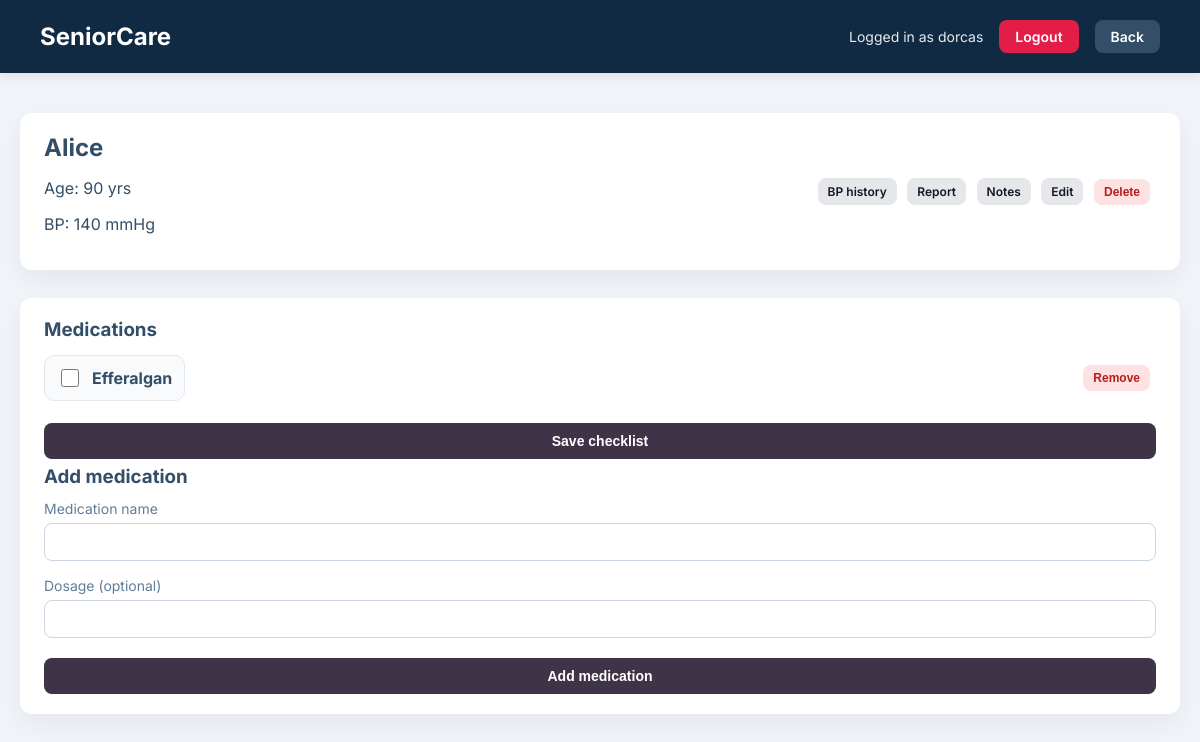
Page /residents/4/medications (signed in) on the earlier database version.
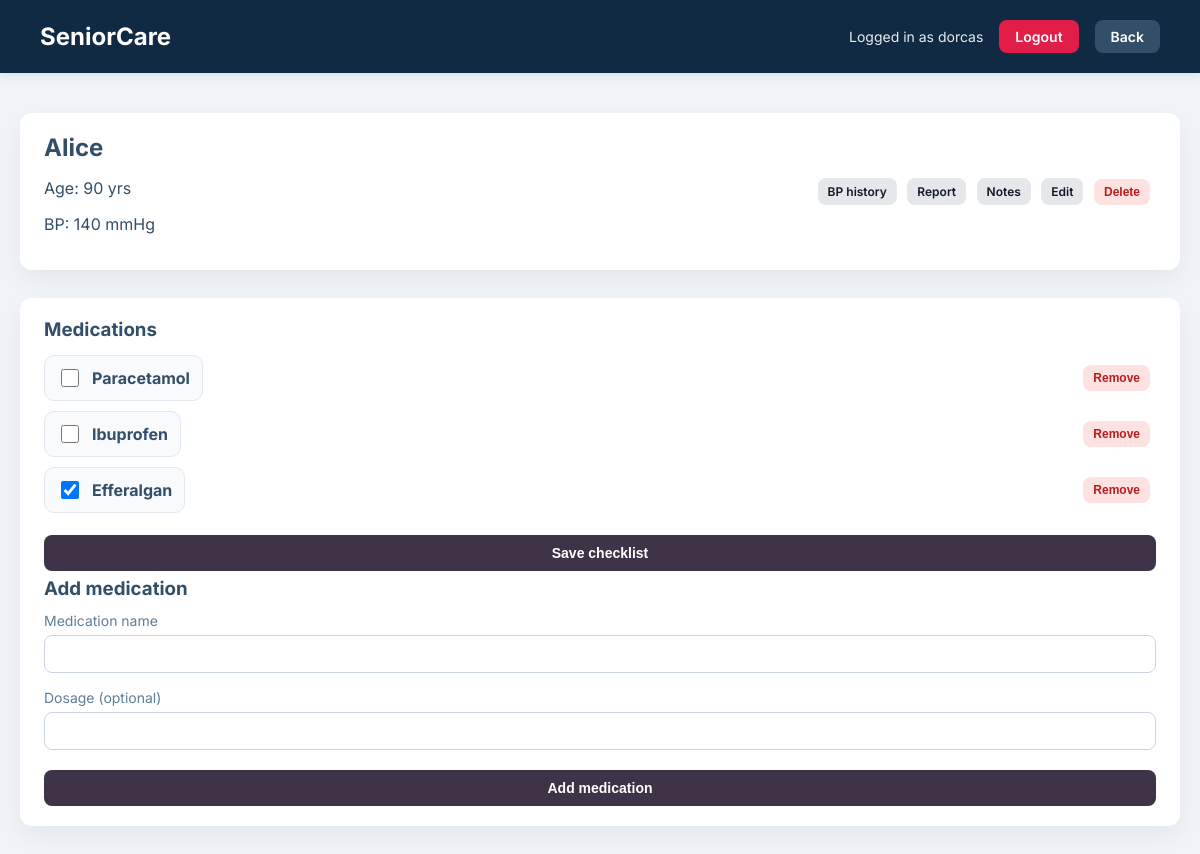
Same page on the later database version.
### tables this page shows
CREATE TABLE medications (
            id INTEGER PRIMARY KEY AUTOINCREMENT,
            resident_id INTEGER NOT NULL,
            name TEXT NOT NULL,
            dosage TEXT,
            created_at TEXT DEFAULT CURRENT_TIMESTAMP,
            FOREIGN KEY (resident_id) REFERENCES residents (id) ON DELETE CASCADE
        );

CREATE TABLE medication_logs (
            id INTEGER PRIMARY KEY AUTOINCREMENT,
            medication_id INTEGER NOT NULL,
            given_date TEXT NOT NULL,
            given_by TEXT,
            given_at TEXT DEFAULT CURRENT_TIMESTAMP,
            FOREIGN KEY (medication_id) REFERENCES medications (id) ON DELETE CASCADE,
            UNIQUE (medication_id, given_date)
        );

### care.py (the view, shortened to what this page needs)
@app.route("/residents/<int:resident_id>/medications", methods=["GET", "POST"])
@login_required
def resident_medications(resident_id):
    db = get_db_connection()
    resident = db.execute(
        "SELECT * FROM residents WHERE id = ?", (resident_id,)
    ).fetchone()
    if not resident:
        db.close()
        flash("Patient not found.", "error")
        return redirect(url_for("home"))
    today = date.today().isoformat()
    medications = db.execute(
        "SELECT id, name, dosage FROM medications WHERE resident_id = ? ORDER BY created_at DESC",
        (resident_id,),
    ).fetchall()
    given_medication_ids = set()
    if medications:
        given_rows = db.execute(
            """
            SELECT ml.medication_id
            FROM medication_logs ml
            INNER JOIN medications m ON m.id = ml.medication_id
            WHERE m.resident_id = ? AND ml.given_date = ?
            """,
            (resident_id, today),
        ).fetchall()
        given_medication_ids = {row["medication_id"] for row in given_rows}
    db.close()
    return render_template(
        "medications_page.html",
        resident=resident,
        medications=medications,
        given_medication_ids=given_medication_ids,
        today=today,
        username=session.get("username"),
    )

### care.py (called while the page is built)
def get_db_connection():
    conn = sqlite3.connect("Seniorcare.db")
    conn.row_factory = sqlite3.Row
    return conn

def login_required(view):
    @wraps(view)
    def wrapped_view(**kwargs):
        if "user_id" not in session:
            return redirect(url_for("login"))
        return view(**kwargs)
    return wrapped_view

### templates/medications_page.html (shortened to what the changed rows need)
<!DOCTYPE html>
<html lang="en">
<head>
    <link rel="stylesheet" href="{{ url_for('static', filename='style.css') }}">
</head>
<body>
    <div class="header">
        <h1>SeniorCare</h1>
        <div class="header-right">
            {% if username %}
                <span class="user-info">Logged in as {{ username }}</span>
                <a href="{{ url_for('logout') }}" class="btn-logout">Logout</a>
            {% endif %}
            <a href="{{ url_for('home') }}" class="btn-logout" style="background-color:#334e68;">Back</a>
        </div>
    </div>
    <div class="container">
        <div class="card patient-header">
            <div class="patient-main">
                <h2>{{ resident['name'] }}</h2>
            </div>
        </div>
        <div class="medications-section">
            <form method="post" class="med-check-form">
                {% if medications %}
                    <div class="med-list">
                        {% for med in medications %}
                            <div class="med-row">
                                <label class="med-item">
                                    <input
                                        type="checkbox"
                                        name="given_ids"
                                        value="{{ med['id'] }}"
                                        {% if med['id'] in given_medication_ids %}checked{% endif %}
                                    >
                                    <span class="med-text">
                                        <strong>{{ med['name'] }}</strong>
                                    </span>
                                </label>
                                <form method="post" action="{{ url_for('delete_medication', resident_id=resident['id'], medication_id=med['id']) }}" onsubmit="return confirm('Remove this medication?');">
                                    <button type="submit" class="btn-small btn-small-danger">Remove</button>
                                </form>
                            </div>
                        {% endfor %}
                    </div>
                {% else %}
                    <p class="no-notes">No medications yet for this patient.</p>
                {% endif %}
            </form>
        </div>
    </div>
</body>
</html>

Differences in the rows shown:
added medication_logs: given_by "dorcas"
added medications: name "Paracetamol"
added medications: name "Ibuprofen"
computed for medications "Efferalgan": given_ids "☐" → "☑"
Other differences:
{{ username }}: "dorcas" → (not shown)
